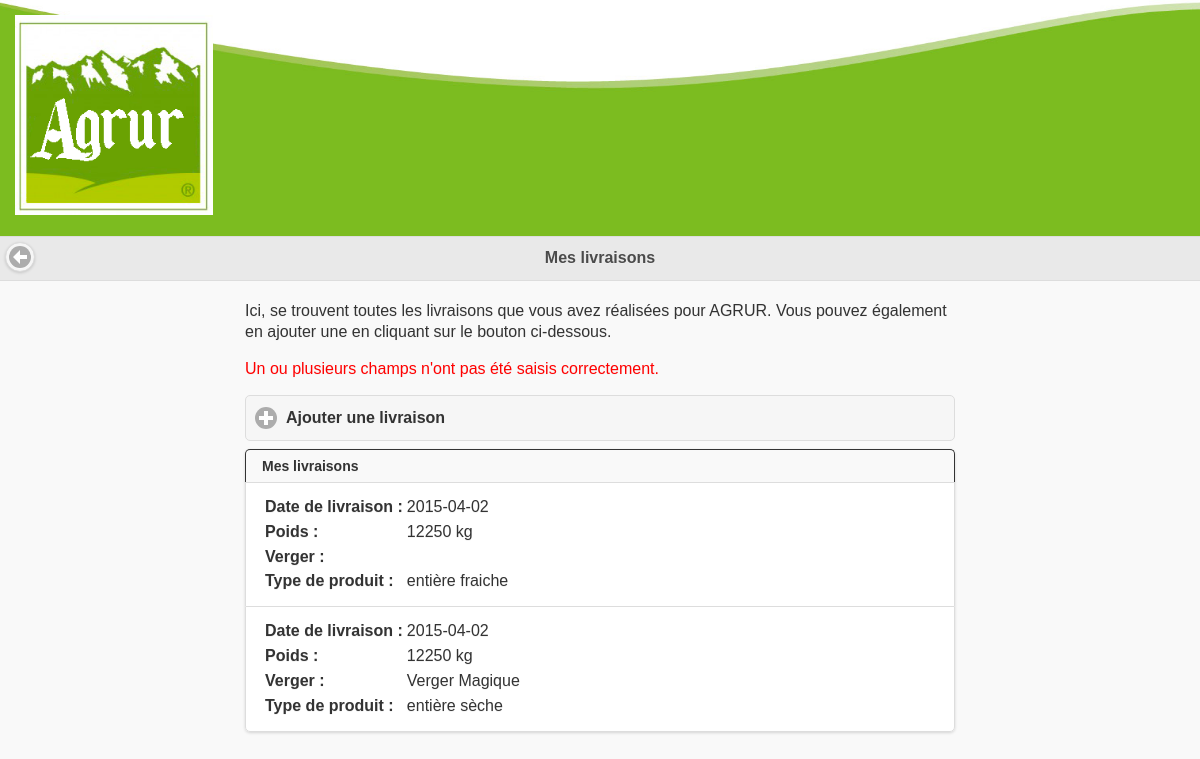
Screenshot of /interface/livraison_producteur.php?msg=1 (signed in) with the database file from the repository.
### tables this page shows
CREATE TABLE `livraison` (
`id_livraison` int(11) NOT NULL,
  `date_livraison` varchar(250) NOT NULL,
  `num_prod` int(11) NOT NULL,
  `poids` int(11) NOT NULL COMMENT 'Poids livré',
  `type` int(11) NOT NULL,
  `id_verger` int(11) NOT NULL COMMENT 'Identifiant du verger d''origine de la livraison',
  `traite` tinyint(1) NOT NULL DEFAULT '0' COMMENT 'Indique si la livraison a été traitée'
);

CREATE TABLE `type_produit` (
`id_type_produit` int(11) NOT NULL COMMENT 'Clé primaire',
  `libelle_type_produit` varchar(255) NOT NULL
);

CREATE TABLE `verger` (
`id_verger` int(11) NOT NULL COMMENT 'Clé primaire',
  `nom_verger` varchar(250) NOT NULL,
  `superficie` int(11) NOT NULL,
  `nbr_arbre` int(11) NOT NULL,
  `id_commune` int(11) NOT NULL,
  `num_prod` int(11) NOT NULL,
  `id_variete` int(11) NOT NULL
);

### src/fonctions_traitement.php (called while the page is built, shortened)
        <?php
function getNomVerger($id_verger)
{
	global $connexion;
	$nom_verger = NULL;
	$sql = $connexion->prepare('SELECT nom_verger FROM verger WHERE id_verger = :id_verger');
	$sql->bindParam(':id_verger', $id_verger);
	try
	{
		$sql->execute();
		$donnees_verger = $sql->fetch();
		$nom_verger = $donnees_verger['nom_verger'];
	}
	catch(Exception $e)
	{
		echo('Erreur : '.$e->getMessage());
	}
	return $nom_verger;
}
function getNomType($id_type)
{
	global $connexion;
	$nom_type = NULL;
	$sql = $connexion->prepare('SELECT libelle_type_produit FROM type_produit WHERE id_type_produit = :id_type_produit');
	$sql->bindParam(':id_type_produit', $id_type);
	try
	{
		$sql->execute();
		$donnees_type_produit = $sql->fetch();
		$nom_type = $donnees_type_produit['libelle_type_produit'];
	}
	catch(Exception $e)
	{
		echo('Erreur : '.$e->getMessage());
	}
	return $nom_type;
}
		?>

### interface/livraison_producteur.php (the view, shortened to what this page needs)
<?php
$message = '';
if(isset($_GET['msg']) && $_GET['msg'] == 1 )
{
  $message = 'Un ou plusieurs champs n\'ont pas été saisis correctement.';
}
?>
<!DOCTYPE html>
<html lang="fr">
<head>
  <?php include('../common/head.php'); ?>
  <?php include('../src/bdd_connect.php'); ?>
</head>
<body>
  <header>
    <?php include('../common/header.php'); ?>
  </header>
  <div data-role="header">
    <a href="#" data-rel="back" data-icon="arrow-l" data-iconpos="notext" data-shadow="true" data-iconshadow="true" data-transition="slidefade" class="ui-icon"></a>
    <h1>Mes livraisons</h1>
  </div>
  <div class="main-container">
    <div class="sub-container">
      <p>
        Ici, se trouvent toutes les livraisons que vous avez réalisées pour AGRUR.
        Vous pouvez également en ajouter une en cliquant sur le bouton ci-dessous.
      </p>
      <p style="color:red; font-weight=bold;"><?php echo($message); ?></p>
      <div data-role="collapsible">
        <h4>Ajouter une livraison</h4>
      </div>
    <ul data-role="listview" data-inset="true" data-theme="c" data-divider-theme="c" data-count-theme="c">
      <li data-role="list-divider">Mes livraisons</li>
      <?php
      $sql = $connexion->prepare('SELECT * FROM livraison WHERE num_prod = :num_prod');
      $sql->bindParam(':num_prod', $_SESSION['num_prod']);
      try
      {
        $sql->execute();
        while($donnees_livraison = $sql->fetch())
        {
        ?>
          <li>
            <table>
              <tr>
                <td><b>Date de livraison :</b></td>
                <td><?php echo($donnees_livraison['date_livraison']); ?></td>
              </tr>
              <tr>
                <td><b>Poids :</b></td>
                <td><?php echo($donnees_livraison['poids']); ?> kg</td>
              </tr>
              <tr>
                <td><b>Verger :</b></td>
                <td><?php echo(getNomVerger($donnees_livraison['id_verger'])); ?></td>
              </tr>
              <tr>
                <td><b>Type de produit :</b></td>
                <td><?php echo(getNomType($donnees_livraison['type'])); ?></td>
              </tr>
            </table>
          </li>
        <?php
        }
      }
      catch(Exception $e)
      {
        echo('Erreur : '.$e->getMessage());
      }
      ?>
    </ul>
    </div>
  </div>
</body>
</html>

### style/main.css (style rules this page uses)
body { margin: 0px; font-family: Roboto; }
a { color: black; text-decoration: none; }
header { background-image: url(../images/footer.png); background-size: cover; background-repeat: no-repeat; }
.main-container { margin-left: auto; margin-right: auto; max-width: 750px; min-width: 265px; }
.sub-container { margin: 20px; }

### style/objects.css (style rules this page uses)
h1 { color: rgb(75, 75, 75); }
h4 { color: rgb(199, 119, 39); }
li { list-style: none; }

### rows the page displays
livraison: date_livraison "2015-04-02", poids "12250", type.libelle_type_produit "entière fraiche"
livraison: date_livraison "2015-04-02", poids "12250", id_verger.nom_verger "Verger Magique", type.libelle_type_produit "entière sèche"

### other values shown
$message "Un ou plusieurs champs n'ont pas été saisis correctement."
